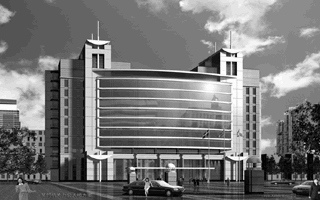
#> input picture images/build.bmp, 320 x 200 px
$ python 'ex4_锐化（灰度图）.py'
#> lines starting #> are read from the running program, lines starting #| are printed output that depends on the picture
#> further down, raw is the input picture: shape (200, 320); min 4, max 252, mean 119.1
import cv2
import matplotlib
import matplotlib.pyplot as plt
import numpy as np


# 实验四：锐化


# 使用拉普拉斯算子进行锐化的函数
# 传入参数： rawImage：原始的灰度图
#           alpha: 锐化程度
# 返回值为变换后的图
def sharpen_Laplacian(rawImage, alpha):
#> called with alpha = 0.25
    mask = np.array(
        [[0, -1, 0],
         [-1, 4, -1],
         [0, -1, 0]])  # 拉普拉斯锐化模板
    H_height = 3
    H_width = 3

    raw_height = rawImage.shape[0]  # 获取原图像的高度
#> raw_height = 200
    raw_width = rawImage.shape[1]  # 获取原图像的宽度
#> raw_width = 320

    # 把原图四周拓展一圈
    raw_expand = rawImage
    expansion = raw_expand[0: int(H_height/2), 0: raw_width]
    raw_expand = np.r_[expansion, raw_expand]
    expansion = raw_expand[raw_height: raw_height + int(H_height/2),
                           0: raw_width]
    raw_expand = np.r_[raw_expand, expansion]
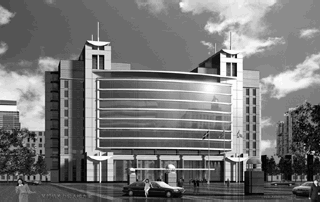
#> raw_expand: shape (202, 320); min 4, max 252, mean 119
    expansion = raw_expand[0: raw_height + H_height - 1, 0: int(H_width/2)]
#> expansion = 202 values, max 252 at index 106, min 12 at index 145, mean 120.9
    raw_expand = np.c_[expansion, raw_expand]
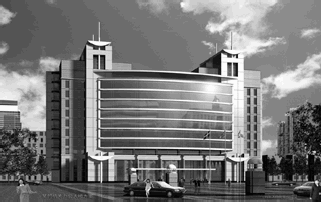
#> raw_expand: shape (202, 321); min 4, max 252, mean 119
    expansion = raw_expand[0: raw_height + H_height - 1,
                           raw_width: raw_width+int(H_width/2)]
#> expansion = 202 values, max 220 at index 55, min 4 at index 108, mean 95.52
    raw_expand = np.c_[raw_expand, expansion]
#> raw_expand: shape (202, 322)

    aft = np.zeros((raw_height, raw_width), dtype='uint8')  # 新建一个和原图大小一样的全零矩阵

    for r in range(0, raw_height):  # 遍历每个像素
        for c in range(0, raw_width):
            temp1 = 0
            for i in range(0, 3):  # 将该像素周围的灰度与模板中对应的值相乘然后相加
                for j in range(0, 3):
                    temp1 = temp1 + mask[i][j] * raw_expand[r + i][c + j]
            temp2 = rawImage[r][c] + alpha * temp1  # 把值赋给表示变换后的图像的矩阵
            if temp2 > 255:  # 防止灰度值超出范围
                temp2 = 255
            if temp2 < 0:
                temp2 = 0
            aft[r][c] = temp2

    return aft


# 直接执行该文件时运行下列代码
if __name__ == '__main__':
    # 导入图片
    raw = cv2.imread("images/build.bmp", 0)  # 0表示以灰度图形式导入，导入后raw是一个二维矩阵

    # 此部分为实际处理
    aft1 = sharpen_Laplacian(raw, 0.25)
    aft2 = sharpen_Laplacian(raw, 0.5)
#> call 2 of sharpen_Laplacian, with alpha = 0.5
#> in sharpen_Laplacian (call 2), `expansion = raw_expand[0: raw_height + H_height - 1, 0: int(H_width/2)]`: expansion = 202 values, max 252 at index 106, min 12 at index 145, mean 120.9
#> in sharpen_Laplacian (call 2), `expansion = raw_expand[0: raw_height + H_height - 1, raw_width: raw_wi..`: expansion = 202 values, max 220 at index 55, min 4 at index 108, mean 95.52
#> after the loop in sharpen_Laplacian (call 2), `for r in range(0, raw_height):`:
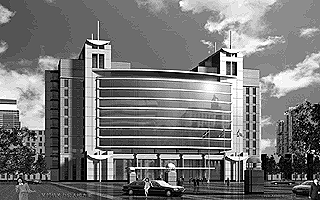
#> aft: shape (200, 320); min 0, max 255, mean 118.7
    aft3 = sharpen_Laplacian(raw, 1)
#> call 3 of sharpen_Laplacian, with alpha = 1
#> in sharpen_Laplacian (call 3), `expansion = raw_expand[0: raw_height + H_height - 1, 0: int(H_width/2)]`: expansion = 202 values, max 252 at index 106, min 12 at index 145, mean 120.9
#> in sharpen_Laplacian (call 3), `expansion = raw_expand[0: raw_height + H_height - 1, raw_width: raw_wi..`: expansion = 202 values, max 220 at index 55, min 4 at index 108, mean 95.52
#> after the loop in sharpen_Laplacian (call 3), `for r in range(0, raw_height):`:
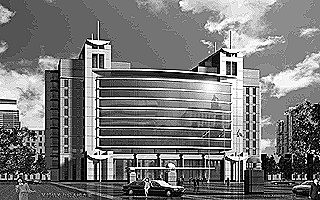
#> aft: shape (200, 320); min 0, max 255, mean 119
    aft4 = sharpen_Laplacian(raw, 2)
#> call 4 of sharpen_Laplacian, with alpha = 2
#> in sharpen_Laplacian (call 4), `expansion = raw_expand[0: raw_height + H_height - 1, 0: int(H_width/2)]`: expansion = 202 values, max 252 at index 106, min 12 at index 145, mean 120.9
#> in sharpen_Laplacian (call 4), `expansion = raw_expand[0: raw_height + H_height - 1, raw_width: raw_wi..`: expansion = 202 values, max 220 at index 55, min 4 at index 108, mean 95.52
#> after the loop in sharpen_Laplacian (call 4), `for r in range(0, raw_height):`:
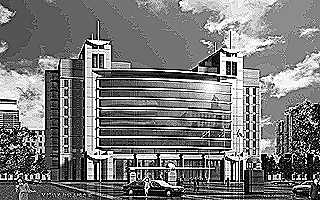
#> aft: shape (200, 320); min 0, max 255, mean 120.2
    aft5 = sharpen_Laplacian(raw, 4)
#> in sharpen_Laplacian (call 5), `expansion = raw_expand[0: raw_height + H_height - 1, 0: int(H_width/2)]`: expansion = 202 values, max 252 at index 106, min 12 at index 145, mean 120.9
#> in sharpen_Laplacian (call 5), `expansion = raw_expand[0: raw_height + H_height - 1, raw_width: raw_wi..`: expansion = 202 values, max 220 at index 55, min 4 at index 108, mean 95.52
#> after the loop in sharpen_Laplacian (call 5), `for r in range(0, raw_height):`:
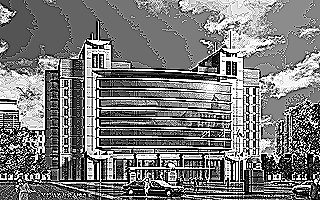
#> aft: shape (200, 320); min 0, max 255, mean 121.8

    # 以下代码用于显示图片
    matplotlib.rcParams['font.sans-serif'] = ['SimHei']   # 用黑体显示中文
    matplotlib.rcParams['axes.unicode_minus'] = False     # 正常显示负号

    plt.subplot(2, 3, 1)
    plt.imshow(cv2.cvtColor(raw, cv2.COLOR_GRAY2RGB))
    plt.title("原始图像")

    plt.subplot(2, 3, 2)
    plt.imshow(cv2.cvtColor(aft1, cv2.COLOR_GRAY2RGB))
    plt.title("锐化强度0.25")

    plt.subplot(2, 3, 3)
    plt.imshow(cv2.cvtColor(aft2, cv2.COLOR_GRAY2RGB))
    plt.title("锐化强度0.5")

    plt.subplot(2, 3, 4)
    plt.imshow(cv2.cvtColor(aft3, cv2.COLOR_GRAY2RGB))
    plt.title("锐化强度1")

    plt.subplot(2, 3, 5)
    plt.imshow(cv2.cvtColor(aft4, cv2.COLOR_GRAY2RGB))
    plt.title("锐化强度2")

    plt.subplot(2, 3, 6)
    plt.imshow(cv2.cvtColor(aft5, cv2.COLOR_GRAY2RGB))
    plt.title("锐化强度4")

    plt.show()
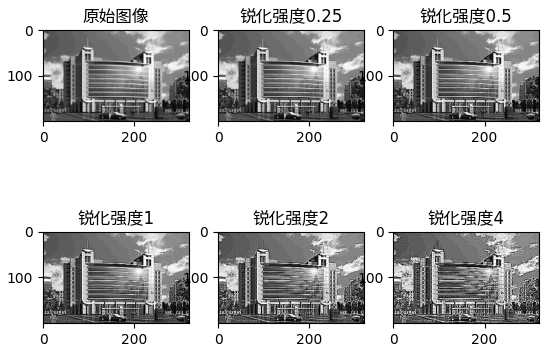
#> figure drawn by matplotlib, 6 panels

$ run again, with images/ColorFlower.bmp copied over images/build.bmp
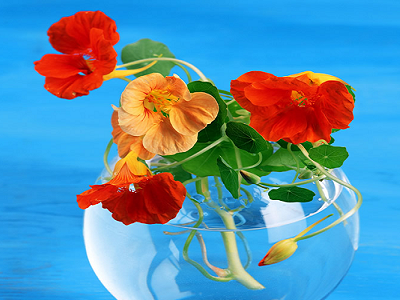
#> input picture images/ColorFlower.bmp, 400 x 300 px
#> in sharpen_Laplacian, `expansion = raw_expand[0: raw_height + H_height - 1, 0: int(H_width/2)]`: expansion = 302 values, max 157 at index 121, min 107 at index 293, mean 133.5
#> in sharpen_Laplacian, `expansion = raw_expand[0: raw_height + H_height - 1, raw_width: raw_wi..`: expansion = 302 values, max 164 at index 248, min 120 at index 34, mean 146.6
#> in sharpen_Laplacian (call 4), `expansion = raw_expand[0: raw_height + H_height - 1, 0: int(H_width/2)]`: expansion = 302 values, max 157 at index 121, min 107 at index 293, mean 133.5
#> in sharpen_Laplacian (call 4), `expansion = raw_expand[0: raw_height + H_height - 1, raw_width: raw_wi..`: expansion = 302 values, max 164 at index 248, min 120 at index 34, mean 146.6
#> after the loop in sharpen_Laplacian (call 4), `for r in range(0, raw_height):`:
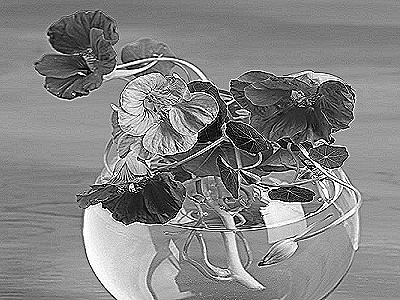
#> aft: shape (300, 400); min 0, max 255, mean 132.3
#> in sharpen_Laplacian (call 5), `expansion = raw_expand[0: raw_height + H_height - 1, 0: int(H_width/2)]`: expansion = 302 values, max 157 at index 121, min 107 at index 293, mean 133.5
#> in sharpen_Laplacian (call 5), `expansion = raw_expand[0: raw_height + H_height - 1, raw_width: raw_wi..`: expansion = 302 values, max 164 at index 248, min 120 at index 34, mean 146.6
#> after the loop in sharpen_Laplacian (call 5), `for r in range(0, raw_height):`:
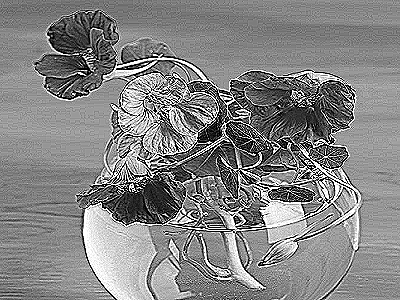
#> aft: shape (300, 400); min 0, max 255, mean 132.5
